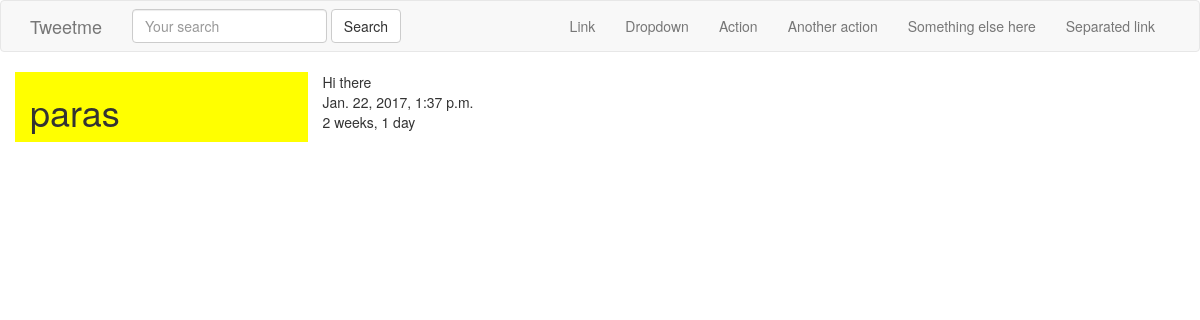
/tweet/1/, run on the app's committed database.
### tweets/models.py (models this page shows, shortened)
class Tweet(models.Model):
    user = models.ForeignKey(settings.AUTH_USER_MODEL, default=1)
    content = models.CharField(max_length=140, validators=[validate_content])
    timestamp = models.DateTimeField(auto_now_add=True)
    updated = models.DateTimeField(auto_now=True)

### tweets/views.py (the view)
# urls.py: url(r'^(?P<pk>\d+)/$', TweetDetailView.as_view() , name='detail'),
class TweetDetailView(DetailView):
    queryset = Tweet.objects.all()

### tweets/templates/tweets/tweet_detail.html (shortened to what this page needs)
{% extends 'tweets/base.html' %}
{% block content %}
<div class="row">
<div class="col-sm-3 col-xs-12" style="background-color:yellow;">
    <h1>{{ object.user }}</h1>
</div>
    <div class="col-sm-9 col-xs-12">
{{ object.content }}</br>
{{ object.timestamp }}</br>
{{ object.timestamp|timesince }}
    </div>
    </div>
{% endblock content %}

### data on the page
Tweet: user "paras", content "Hi there", timestamp "Jan. 22, 2017, 1:37 p.m.", timestamp "2 weeks, 1 day"
